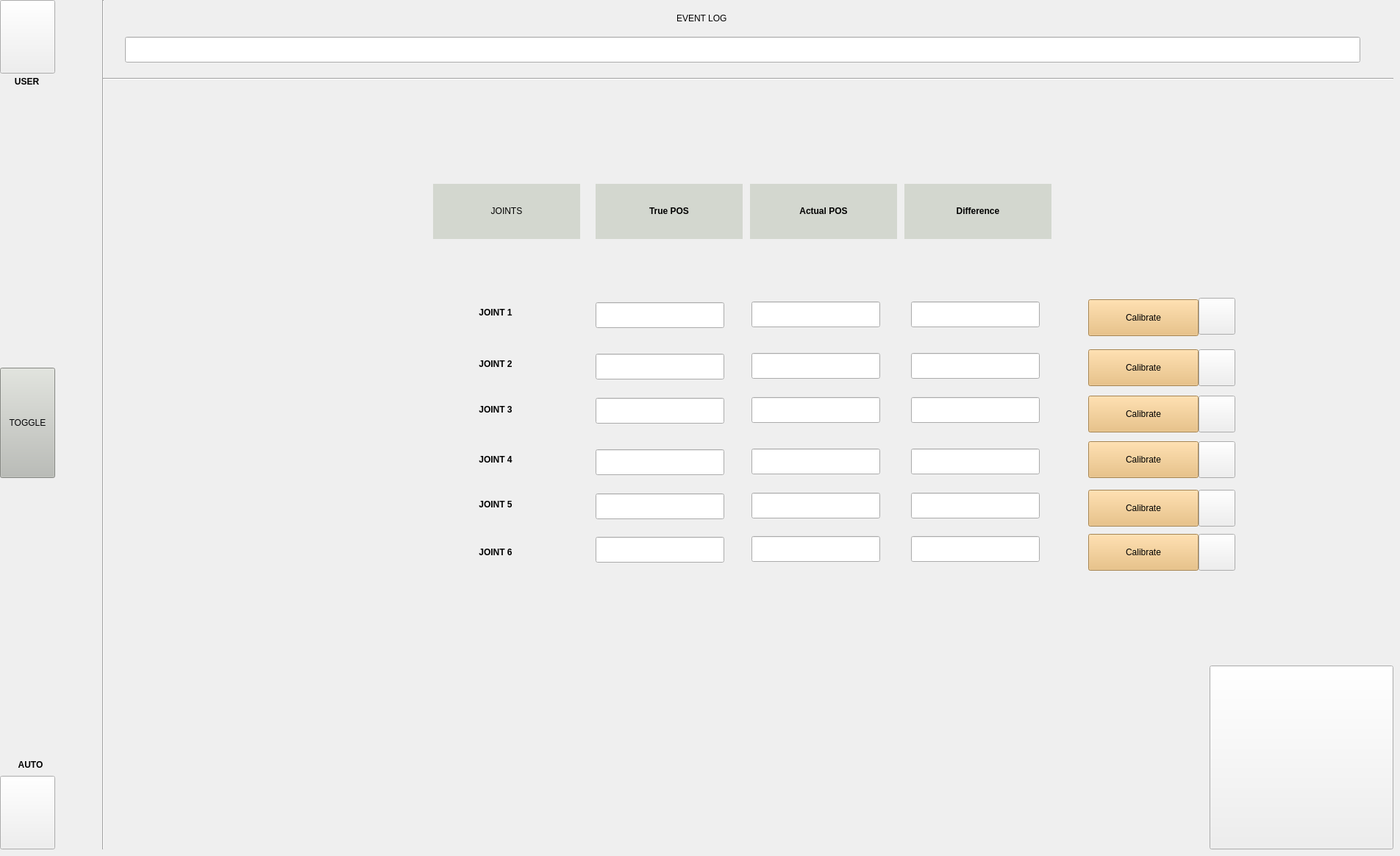
   <widget class="QWidget" name="tab_2">
    <attribute name="icon">
     <iconset>
      <normaloff>calibration-fotor-bg-remover-2023120814404.png</normaloff>calibration-fotor-bg-remover-2023120814404.png</iconset>
    </attribute>
    <attribute name="title">
     <string>Calibration</string>
    </attribute>
    <widget class="QLabel" name="label_3">
     <property name="geometry">
      <rect>
       <x>3</x>
       <y>101</y>
       <width>67</width>
       <height>21</height>
      </rect>
     </property>
     <property name="styleSheet">
      <string notr="true">font: 75 14pt &quot;Ubuntu Condensed&quot;;</string>
     </property>
     <property name="text">
      <string>&lt;html&gt;&lt;head/&gt;&lt;body&gt;&lt;p align=&quot;center&quot;&gt;&lt;span style=&quot; font-weight:600;&quot;&gt;USER&lt;/span&gt;&lt;/p&gt;&lt;/body&gt;&lt;/html&gt;</string>
     </property>
    </widget>
    <widget class="QPushButton" name="pushButton_6">
     <property name="geometry">
      <rect>
       <x>1645</x>
       <y>905</y>
       <width>250</width>
       <height>250</height>
      </rect>
     </property>
     <property name="text">
      <string/>
     </property>
     <property name="icon">
      <iconset>
       <normaloff>1.png</normaloff>1.png</iconset>
     </property>
     <property name="iconSize">
      <size>
       <width>500</width>
       <height>240</height>
      </size>
     </property>
    </widget>
    <widget class="QPushButton" name="pushButton_7">
     <property name="geometry">
      <rect>
       <x>0</x>
       <y>0</y>
       <width>75</width>
       <height>100</height>
      </rect>
     </property>
     <property name="text">
      <string/>
     </property>
     <property name="icon">
      <iconset>
       <normaloff>U.png</normaloff>U.png</iconset>
     </property>
     <property name="iconSize">
      <size>
       <width>100</width>
       <height>90</height>
      </size>
     </property>
    </widget>
    <widget class="QPushButton" name="pushButton_8">
     <property name="geometry">
      <rect>
       <x>0</x>
       <y>1055</y>
       <width>75</width>
       <height>100</height>
      </rect>
     </property>
     <property name="text">
      <string/>
     </property>
     <property name="icon">
      <iconset>
       <normaloff>a-removebg-preview.png</normaloff>a-removebg-preview.png</iconset>
     </property>
     <property name="iconSize">
      <size>
       <width>100</width>
       <height>90</height>
      </size>
     </property>
    </widget>
    <widget class="QLabel" name="label_4">
     <property name="geometry">
      <rect>
       <x>8</x>
       <y>1030</y>
       <width>67</width>
       <height>20</height>
      </rect>
     </property>
     <property name="styleSheet">
      <string notr="true">font: 75 14pt &quot;Ubuntu Condensed&quot;;</string>
     </property>
     <property name="text">
      <string>&lt;html&gt;&lt;head/&gt;&lt;body&gt;&lt;p align=&quot;center&quot;&gt;&lt;span style=&quot; font-weight:600;&quot;&gt;AUTO&lt;/span&gt;&lt;/p&gt;&lt;/body&gt;&lt;/html&gt;</string>
     </property>
    </widget>
    <widget class="QLineEdit" name="j5truepos_cal1">
     <property name="geometry">
      <rect>
       <x>810</x>
       <y>671</y>
       <width>175</width>
       <height>35</height>
      </rect>
     </property>
    </widget>
    <widget class="QLineEdit" name="j4truepos_cal1">
     <property name="geometry">
      <rect>
       <x>810</x>
       <y>611</y>
       <width>175</width>
       <height>35</height>
      </rect>
     </property>
    </widget>
    <widget class="QLabel" name="joint4_label">
     <property name="geometry">
      <rect>
       <x>599</x>
       <y>600</y>
       <width>150</width>
       <height>50</height>
      </rect>
     </property>
     <property name="styleSheet">
      <string notr="true">font: 75 23pt &quot;Ubuntu Condensed&quot;;</string>
     </property>
     <property name="text">
      <string>&lt;html&gt;&lt;head/&gt;&lt;body&gt;&lt;p align=&quot;center&quot;&gt;&lt;span style=&quot; font-weight:600;&quot;&gt;JOINT 4&lt;/span&gt;&lt;/p&gt;&lt;/body&gt;&lt;/html&gt;</string>
     </property>
    </widget>
    <widget class="QPushButton" name="callockj6_cal1">
     <property name="geometry">
      <rect>
       <x>1630</x>
       <y>726</y>
       <width>50</width>
       <height>50</height>
      </rect>
     </property>
     <property name="styleSheet">
      <string notr="true">background-image: url(:/newPrefix/white.jpeg);
border-image: url(:/newPrefix/unlock-fotor-bg-remover-20230906123212.png);
border-image: url(:/newPrefix/lock-fotor-bg-remover-2023090612198.png);
</string>
     </property>
     <property name="text">
      <string/>
     </property>
     <property name="icon">
      <iconset>
       <normaloff>lock-fotor-bg-remover-2023090612198.png</normaloff>lock-fotor-bg-remover-2023090612198.png</iconset>
     </property>
     <property name="iconSize">
      <size>
       <width>50</width>
       <height>50</height>
      </size>
     </property>
    </widget>
    <widget class="QLabel" name="label_19">
     <property name="geometry">
      <rect>
       <x>810</x>
       <y>250</y>
       <width>200</width>
       <height>75</height>
      </rect>
     </property>
     <property name="styleSheet">
      <string notr="true">font: 75 24pt &quot;Ubuntu Condensed&quot;;
background-color: rgb(211, 215, 207);
</string>
     </property>
     <property name="text">
      <string>&lt;html&gt;&lt;head/&gt;&lt;body&gt;&lt;p align=&quot;center&quot;&gt;&lt;span style=&quot; font-weight:600;&quot;&gt;True POS&lt;/span&gt;&lt;/p&gt;&lt;/body&gt;&lt;/html&gt;</string>
     </property>
    </widget>
    <widget class="QPushButton" name="callockj4_cal1">
     <property name="geometry">
      <rect>
       <x>1630</x>
       <y>600</y>
       <width>50</width>
       <height>50</height>
      </rect>
     </property>
     <property name="styleSheet">
      <string notr="true">background-image: url(:/newPrefix/white.jpeg);
border-image: url(:/newPrefix/unlock-fotor-bg-remover-20230906123212.png);
border-image: url(:/newPrefix/lock-fotor-bg-remover-2023090612198.png);
</string>
     </property>
     <property name="text">
      <string/>
     </property>
     <property name="icon">
      <iconset>
       <normaloff>lock-fotor-bg-remover-2023090612198.png</normaloff>lock-fotor-bg-remover-2023090612198.png</iconset>
     </property>
     <property name="iconSize">
      <size>
       <width>50</width>
       <height>50</height>
      </size>
     </property>
    </widget>
    <widget class="QLabel" name="joint2_label">
     <property name="geometry">
      <rect>
       <x>599</x>
       <y>470</y>
       <width>150</width>
       <height>50</height>
      </rect>
     </property>
     <property name="styleSheet">
      <string notr="true">font: 75 23pt &quot;Ubuntu Condensed&quot;;</string>
     </property>
     <property name="text">
      <string>&lt;html&gt;&lt;head/&gt;&lt;body&gt;&lt;p align=&quot;center&quot;&gt;&lt;span style=&quot; font-weight:600;&quot;&gt;JOINT 2&lt;/span&gt;&lt;/p&gt;&lt;/body&gt;&lt;/html&gt;</string>
     </property>
    </widget>
    <widget class="QLineEdit" name="j2truepos_cal1">
     <property name="geometry">
      <rect>
       <x>810</x>
       <y>481</y>
       <width>175</width>
       <height>35</height>
      </rect>
     </property>
    </widget>
    <widget class="QPushButton" name="callockj2_cal1">
     <property name="geometry">
      <rect>
       <x>1630</x>
       <y>475</y>
       <width>50</width>
       <height>50</height>
      </rect>
     </property>
     <property name="styleSheet">
      <string notr="true">background-image: url(:/newPrefix/white.jpeg);
border-image: url(:/newPrefix/unlock-fotor-bg-remover-20230906123212.png);
border-image: url(:/newPrefix/lock-fotor-bg-remover-2023090612198.png);
</string>
     </property>
     <property name="text">
      <string/>
     </property>
     <property name="icon">
      <iconset>
       <normaloff>lock-fotor-bg-remover-2023090612198.png</normaloff>lock-fotor-bg-remover-2023090612198.png</iconset>
     </property>
     <property name="iconSize">
      <size>
       <width>50</width>
       <height>50</height>
      </size>
     </property>
    </widget>
    <widget class="QLineEdit" name="j1truepos_cal1">
     <property name="geometry">
      <rect>
       <x>810</x>
       <y>411</y>
       <width>175</width>
       <height>35</height>
      </rect>
     </property>
    </widget>
    <widget class="QPushButton" name="calibJ3_cal1">
     <property name="geometry">
      <rect>
       <x>1480</x>
       <y>538</y>
       <width>150</width>
       <height>50</height>
      </rect>
     </property>
     <property name="styleSheet">
      <string notr="true">font: 75 14pt &quot;Ubuntu Condensed&quot;;
background-color: rgb(233, 185, 110);</string>
     </property>
     <property name="text">
      <string>Calibrate</string>
     </property>
    </widget>
    <widget class="QPushButton" name="calibJ6_cal1">
     <property name="geometry">
      <rect>
       <x>1480</x>
       <y>726</y>
       <width>150</width>
       <height>50</height>
      </rect>
     </property>
     <property name="styleSheet">
      <string notr="true">font: 75 14pt &quot;Ubuntu Condensed&quot;;
background-color: rgb(233, 185, 110);</string>
     </property>
     <property name="text">
      <string>Calibrate</string>
     </property>
    </widget>
    <widget class="QLabel" name="joint6_label">
     <property name="geometry">
      <rect>
       <x>599</x>
       <y>726</y>
       <width>150</width>
       <height>50</height>
      </rect>
     </property>
     <property name="styleSheet">
      <string notr="true">font: 75 23pt &quot;Ubuntu Condensed&quot;;</string>
     </property>
     <property name="text">
      <string>&lt;html&gt;&lt;head/&gt;&lt;body&gt;&lt;p align=&quot;center&quot;&gt;&lt;span style=&quot; font-weight:600;&quot;&gt;JOINT 6&lt;/span&gt;&lt;/p&gt;&lt;/body&gt;&lt;/html&gt;</string>
     </property>
    </widget>
    <widget class="QLabel" name="joint1_label">
     <property name="geometry">
      <rect>
       <x>599</x>
       <y>400</y>
       <width>150</width>
       <height>50</height>
      </rect>
     </property>
     <property name="styleSheet">
      <string notr="true">font: 75 23pt &quot;Ubuntu Condensed&quot;;</string>
     </property>
     <property name="text">
      <string>&lt;html&gt;&lt;head/&gt;&lt;body&gt;&lt;p align=&quot;center&quot;&gt;&lt;span style=&quot; font-weight:600;&quot;&gt;JOINT 1&lt;/span&gt;&lt;/p&gt;&lt;/body&gt;&lt;/html&gt;</string>
     </property>
    </widget>
    <widget class="QLineEdit" name="j3truepos_cal1">
     <property name="geometry">
      <rect>
       <x>810</x>
       <y>541</y>
       <width>175</width>
       <height>35</height>
      </rect>
     </property>
    </widget>
    <widget class="QPushButton" name="calibJ1_cal1">
     <property name="geometry">
      <rect>
       <x>1480</x>
       <y>407</y>
       <width>150</width>
       <height>50</height>
      </rect>
     </property>
     <property name="styleSheet">
      <string notr="true">font: 75 14pt &quot;Ubuntu Condensed&quot;;
background-color: rgb(233, 185, 110);</string>
     </property>
     <property name="text">
      <string>Calibrate</string>
     </property>
    </widget>
    <widget class="QPushButton" name="callockj3_cal1">
     <property name="geometry">
      <rect>
       <x>1630</x>
       <y>538</y>
       <width>50</width>
       <height>50</height>
      </rect>
     </property>
     <property name="styleSheet">
      <string notr="true">background-image: url(:/newPrefix/white.jpeg);
border-image: url(:/newPrefix/unlock-fotor-bg-remover-20230906123212.png);
border-image: url(:/newPrefix/lock-fotor-bg-remover-2023090612198.png);
</string>
     </property>
     <property name="text">
      <string/>
     </property>
     <property name="icon">
      <iconset>
       <normaloff>lock-fotor-bg-remover-2023090612198.png</normaloff>lock-fotor-bg-remover-2023090612198.png</iconset>
     </property>
     <property name="iconSize">
      <size>
       <width>50</width>
       <height>50</height>
      </size>
     </property>
    </widget>
    <widget class="QLabel" name="label_20">
     <property name="geometry">
      <rect>
       <x>589</x>
       <y>250</y>
       <width>200</width>
       <height>75</height>
      </rect>
     </property>
     <property name="styleSheet">
      <string notr="true">font: 75 bold 24pt &quot;Ubuntu Condensed&quot;;
background-color: rgb(211, 215, 207);
</string>
     </property>
     <property name="text">
      <string>&lt;html&gt;&lt;head/&gt;&lt;body&gt;&lt;p align=&quot;center&quot;&gt;JOINTS&lt;/p&gt;&lt;/body&gt;&lt;/html&gt;</string>
     </property>
    </widget>
    <widget class="QLineEdit" name="j6truepos_cal1">
     <property name="geometry">
      <rect>
       <x>810</x>
       <y>730</y>
       <width>175</width>
       <height>35</height>
      </rect>
     </property>
    </widget>
    <widget class="QLabel" name="joint5_label">
     <property name="geometry">
      <rect>
       <x>599</x>
       <y>661</y>
       <width>150</width>
       <height>50</height>
      </rect>
     </property>
     <property name="styleSheet">
      <string notr="true">font: 75 23pt &quot;Ubuntu Condensed&quot;;</string>
     </property>
     <property name="text">
      <string>&lt;html&gt;&lt;head/&gt;&lt;body&gt;&lt;p align=&quot;center&quot;&gt;&lt;span style=&quot; font-weight:600;&quot;&gt;JOINT 5&lt;/span&gt;&lt;/p&gt;&lt;/body&gt;&lt;/html&gt;</string>
     </property>
    </widget>
    <widget class="QPushButton" name="calibJ4_cal1">
     <property name="geometry">
      <rect>
       <x>1480</x>
       <y>600</y>
       <width>150</width>
       <height>50</height>
      </rect>
     </property>
     <property name="styleSheet">
      <string notr="true">font: 75 14pt &quot;Ubuntu Condensed&quot;;
background-color: rgb(233, 185, 110);</string>
     </property>
     <property name="text">
      <string>Calibrate</string>
     </property>
    </widget>
    <widget class="QLabel" name="label_21">
     <property name="geometry">
      <rect>
       <x>1230</x>
       <y>250</y>
       <width>200</width>
       <height>75</height>
      </rect>
     </property>
     <property name="styleSheet">
      <string notr="true">font: 75 24pt &quot;Ubuntu Condensed&quot;;
background-color: rgb(211, 215, 207);
</string>
     </property>
     <property name="text">
      <string>&lt;html&gt;&lt;head/&gt;&lt;body&gt;&lt;p align=&quot;center&quot;&gt;&lt;span style=&quot; font-weight:600;&quot;&gt;Difference&lt;/span&gt;&lt;/p&gt;&lt;/body&gt;&lt;/html&gt;</string>
     </property>
    </widget>
    <widget class="QPushButton" name="calibJ2_cal1">
     <property name="geometry">
      <rect>
       <x>1480</x>
       <y>475</y>
       <width>150</width>
       <height>50</height>
      </rect>
     </property>
     <property name="styleSheet">
      <string notr="true">font: 75 14pt &quot;Ubuntu Condensed&quot;;
background-color: rgb(233, 185, 110);</string>
     </property>
     <property name="text">
      <string>Calibrate</string>
     </property>
    </widget>
    <widget class="QLabel" name="joint3_label">
     <property name="geometry">
      <rect>
       <x>599</x>
       <y>532</y>
       <width>150</width>
       <height>50</height>
      </rect>
     </property>
     <property name="styleSheet">
      <string notr="true">font: 75 23pt &quot;Ubuntu Condensed&quot;;</string>
     </property>
     <property name="text">
      <string>&lt;html&gt;&lt;head/&gt;&lt;body&gt;&lt;p align=&quot;center&quot;&gt;&lt;span style=&quot; font-weight:600;&quot;&gt;JOINT 3&lt;/span&gt;&lt;/p&gt;&lt;/body&gt;&lt;/html&gt;</string>
     </property>
    </widget>
    <widget class="QPushButton" name="calibJ5_cal1">
     <property name="geometry">
      <rect>
       <x>1480</x>
       <y>666</y>
       <width>150</width>
       <height>50</height>
      </rect>
     </property>
     <property name="styleSheet">
      <string notr="true">font: 75 14pt &quot;Ubuntu Condensed&quot;;
background-color: rgb(233, 185, 110);</string>
     </property>
     <property name="text">
      <string>Calibrate</string>
     </property>
    </widget>
    <widget class="QLabel" name="label_23">
     <property name="geometry">
      <rect>
       <x>1020</x>
       <y>250</y>
       <width>200</width>
       <height>75</height>
      </rect>
     </property>
     <property name="styleSheet">
      <string notr="true">font: 75 24pt &quot;Ubuntu Condensed&quot;;
background-color: rgb(211, 215, 207);
</string>
     </property>
     <property name="text">
      <string>&lt;html&gt;&lt;head/&gt;&lt;body&gt;&lt;p align=&quot;center&quot;&gt;&lt;span style=&quot; font-weight:600;&quot;&gt;Actual POS&lt;/span&gt;&lt;/p&gt;&lt;/body&gt;&lt;/html&gt;</string>
     </property>
    </widget>
    <widget class="QPushButton" name="callockj5_cal1">
     <property name="geometry">
      <rect>
       <x>1630</x>
       <y>666</y>
       <width>50</width>
       <height>50</height>
      </rect>
     </property>
     <property name="styleSheet">
      <string notr="true">background-image: url(:/newPrefix/white.jpeg);
border-image: url(:/newPrefix/unlock-fotor-bg-remover-20230906123212.png);
border-image: url(:/newPrefix/lock-fotor-bg-remover-2023090612198.png);
</string>
     </property>
     <property name="text">
      <string/>
     </property>
     <property name="icon">
      <iconset>
       <normaloff>lock-fotor-bg-remover-2023090612198.png</normaloff>lock-fotor-bg-remover-2023090612198.png</iconset>
     </property>
     <property name="iconSize">
      <size>
       <width>50</width>
       <height>50</height>
      </size>
     </property>
    </widget>
    <widget class="QPushButton" name="callockj1_cal1">
     <property name="geometry">
      <rect>
       <x>1630</x>
       <y>405</y>
       <width>50</width>
       <height>50</height>
      </rect>
     </property>
     <property name="styleSheet">
      <string notr="true">background-image: url(:/newPrefix/white.jpeg);
border-image: url(:/newPrefix/unlock-fotor-bg-remover-20230906123212.png);
border-image: url(:/newPrefix/lock-fotor-bg-remover-2023090612198.png);
</string>
     </property>
     <property name="text">
      <string/>
     </property>
     <property name="icon">
      <iconset>
       <normaloff>lock-fotor-bg-remover-2023090612198.png</normaloff>lock-fotor-bg-remover-2023090612198.png</iconset>
     </property>
     <property name="iconSize">
      <size>
       <width>50</width>
       <height>50</height>
      </size>
     </property>
    </widget>
    <widget class="Line" name="line_5">
     <property name="geometry">
      <rect>
       <x>130</x>
       <y>0</y>
       <width>20</width>
       <height>1155</height>
      </rect>
     </property>
     <property name="orientation">
      <enum>Qt::Vertical</enum>
     </property>
    </widget>
    <widget class="Line" name="line_8">
     <property name="geometry">
      <rect>
       <x>140</x>
       <y>100</y>
       <width>1755</width>
       <height>15</height>
      </rect>
     </property>
     <property name="orientation">
      <enum>Qt::Horizontal</enum>
     </property>
    </widget>
    <widget class="QLineEdit" name="lineEdit_37">
     <property name="geometry">
      <rect>
       <x>170</x>
       <y>50</y>
       <width>1680</width>
       <height>35</height>
      </rect>
     </property>
    </widget>
    <widget class="QPushButton" name="enable_calibbutton">
     <property name="geometry">
      <rect>
       <x>0</x>
       <y>500</y>
       <width>75</width>
       <height>150</height>
      </rect>
     </property>
     <property name="styleSheet">
      <string notr="true">background-color: rgb(186, 189, 182);
font: 75 bold 14pt &quot;Ubuntu Condensed&quot;;
color: rgb(3, 3, 5);</string>
     </property>
     <property name="text">
      <string>TOGGLE</string>
     </property>
    </widget>
    <widget class="QLabel" name="label_53">
     <property name="geometry">
      <rect>
       <x>920</x>
       <y>10</y>
       <width>140</width>
       <height>30</height>
      </rect>
     </property>
     <property name="styleSheet">
      <string notr="true">font: 75 Bold 24pt &quot;Ubuntu Condensed&quot;;</string>
     </property>
     <property name="text">
      <string>EVENT LOG</string>
     </property>
    </widget>
    <widget class="QLineEdit" name="j6truepos_cal1_2">
     <property name="geometry">
      <rect>
       <x>1022</x>
       <y>729</y>
       <width>175</width>
       <height>35</height>
      </rect>
     </property>
    </widget>
    <widget class="QLineEdit" name="j5truepos_cal1_2">
     <property name="geometry">
      <rect>
       <x>1022</x>
       <y>670</y>
       <width>175</width>
       <height>35</height>
      </rect>
     </property>
    </widget>
    <widget class="QLineEdit" name="j1truepos_cal1_2">
     <property name="geometry">
      <rect>
       <x>1022</x>
       <y>410</y>
       <width>175</width>
       <height>35</height>
      </rect>
     </property>
    </widget>
    <widget class="QLineEdit" name="j3truepos_cal1_2">
     <property name="geometry">
      <rect>
       <x>1022</x>
       <y>540</y>
       <width>175</width>
       <height>35</height>
      </rect>
     </property>
    </widget>
    <widget class="QLineEdit" name="j4truepos_cal1_2">
     <property name="geometry">
      <rect>
       <x>1022</x>
       <y>610</y>
       <width>175</width>
       <height>35</height>
      </rect>
     </property>
    </widget>
    <widget class="QLineEdit" name="j2truepos_cal1_2">
     <property name="geometry">
      <rect>
       <x>1022</x>
       <y>480</y>
       <width>175</width>
       <height>35</height>
      </rect>
     </property>
    </widget>
    <widget class="QLineEdit" name="j6truepos_cal1_3">
     <property name="geometry">
      <rect>
       <x>1239</x>
       <y>729</y>
       <width>175</width>
       <height>35</height>
      </rect>
     </property>
    </widget>
    <widget class="QLineEdit" name="j5truepos_cal1_3">
     <property name="geometry">
      <rect>
       <x>1239</x>
       <y>670</y>
       <width>175</width>
       <height>35</height>
      </rect>
     </property>
    </widget>
    <widget class="QLineEdit" name="j1truepos_cal1_3">
     <property name="geometry">
      <rect>
       <x>1239</x>
       <y>410</y>
       <width>175</width>
       <height>35</height>
      </rect>
     </property>
    </widget>
    <widget class="QLineEdit" name="j3truepos_cal1_3">
     <property name="geometry">
      <rect>
       <x>1239</x>
       <y>540</y>
       <width>175</width>
       <height>35</height>
      </rect>
     </property>
    </widget>
    <widget class="QLineEdit" name="j4truepos_cal1_3">
     <property name="geometry">
      <rect>
       <x>1239</x>
       <y>610</y>
       <width>175</width>
       <height>35</height>
      </rect>
     </property>
    </widget>
    <widget class="QLineEdit" name="j2truepos_cal1_3">
     <property name="geometry">
      <rect>
       <x>1239</x>
       <y>480</y>
       <width>175</width>
       <height>35</height>
      </rect>
     </property>
    </widget>
   </widget>
